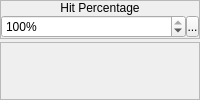
            <widget class="QWidget" name="widget_21" native="true">
             <property name="sizePolicy">
              <sizepolicy hsizetype="Expanding" vsizetype="Preferred">
               <horstretch>0</horstretch>
               <verstretch>0</verstretch>
              </sizepolicy>
             </property>
             <layout class="QVBoxLayout" name="verticalLayout_35">
              <property name="spacing">
               <number>3</number>
              </property>
              <property name="margin">
               <number>0</number>
              </property>
              <item>
               <widget class="QFrame" name="frame_7">
                <property name="frameShape">
                 <enum>QFrame::StyledPanel</enum>
                </property>
                <property name="frameShadow">
                 <enum>QFrame::Raised</enum>
                </property>
                <layout class="QVBoxLayout" name="verticalLayout_10">
                 <property name="spacing">
                  <number>0</number>
                 </property>
                 <property name="margin">
                  <number>0</number>
                 </property>
                 <item>
                  <widget class="QLabel" name="label_7">
                   <property name="sizePolicy">
                    <sizepolicy hsizetype="Preferred" vsizetype="Fixed">
                     <horstretch>0</horstretch>
                     <verstretch>0</verstretch>
                    </sizepolicy>
                   </property>
                   <property name="text">
                    <string>Hit Percentage</string>
                   </property>
                   <property name="alignment">
                    <set>Qt::AlignCenter</set>
                   </property>
                  </widget>
                 </item>
                 <item>
                  <widget class="QWidget" name="widget_7" native="true">
                   <layout class="QHBoxLayout" name="horizontalLayout_5">
                    <property name="spacing">
                     <number>0</number>
                    </property>
                    <property name="margin">
                     <number>0</number>
                    </property>
                    <item>
                     <widget class="QSpinBox" name="sbHitPercentage">
                      <property name="suffix">
                       <string>%</string>
                      </property>
                      <property name="maximum">
                       <number>100</number>
                      </property>
                      <property name="value">
                       <number>100</number>
                      </property>
                     </widget>
                    </item>
                    <item>
                     <widget class="SpinBoxSideButton" name="bHitPercentageSideButton">
                      <property name="minimumSize">
                       <size>
                        <width>13</width>
                        <height>21</height>
                       </size>
                      </property>
                      <property name="maximumSize">
                       <size>
                        <width>13</width>
                        <height>21</height>
                       </size>
                      </property>
                      <property name="text">
                       <string>...</string>
                      </property>
                      <property name="icon">
                       <iconset resource="gui_icons.qrc">
                        <normaloff>:/icons/spinBoxSideButton.png</normaloff>:/icons/spinBoxSideButton.png</iconset>
                      </property>
                      <property name="iconSize">
                       <size>
                        <width>8</width>
                        <height>16</height>
                       </size>
                      </property>
                     </widget>
                    </item>
                   </layout>
                  </widget>
                 </item>
                </layout>
               </widget>
              </item>
              <item>
               <widget class="QFrame" name="frame_14">
                <property name="sizePolicy">
                 <sizepolicy hsizetype="Expanding" vsizetype="Expanding">
                  <horstretch>0</horstretch>
                  <verstretch>0</verstretch>
                 </sizepolicy>
                </property>
                <property name="frameShape">
                 <enum>QFrame::StyledPanel</enum>
                </property>
                <property name="frameShadow">
                 <enum>QFrame::Raised</enum>
                </property>
               </widget>
              </item>
             </layout>
            </widget>
